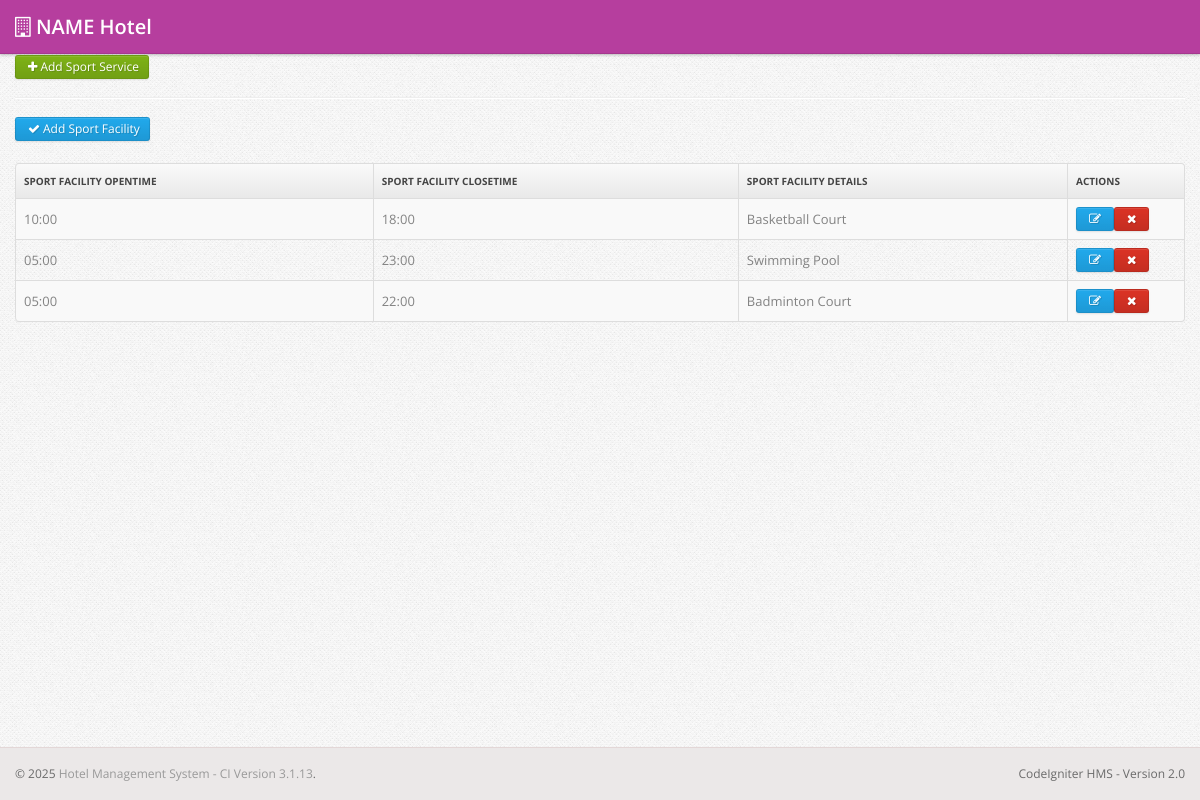
Page /index.php/sport_facility on the committed database.
### tables this page shows
CREATE TABLE `sport_facilities` (
  `sportfacility_id` int(11) NOT NULL,
  `sportfacility_open_time` varchar(50) DEFAULT NULL,
  `sportfacility_close_time` varchar(50) DEFAULT NULL,
  `sportfacility_details` text DEFAULT NULL
);

### application/controllers/sport_facility.php (called while the page is built, shortened)
<?php if ( ! defined('BASEPATH')) exit('No direct script access allowed');
class Sport_facility extends CI_Controller {
  public function index()
  {
    $sportFacilities = $this->sport_facility_m->get_sportFacilities();
    $customers = $this->customer_m->get_active_customers();
    $viewdata = array('sportFacilities' => $sportFacilities, 'customers' => $customers);
    $data = array('title' => 'Sport Facility - ', 'page' => 'sport_facility');
    $this->load->view('header', $data);
    $this->load->view('sport_facility/list', $viewdata);
    $this->load->view('footer');
  }
}

### index.php (called while the page is built, shortened)
<?php
require_once BASEPATH.'core/CodeIgniter.php';

### application/models/sport_facility_m.php (called while the page is built, shortened)
<?php
class Sport_facility_m extends CI_Model {
    function get_sportFacilities()
    {
        $query = $this->db->from('sport_facilities')->get();
        $data = array();
        foreach (@$query->result() as $row)
        {
            $data[] = $row;
        }
        if(count($data))
            return $data;
        return false;
    }
}

### application/views/sport_facility/list.php (the view, shortened to what this page needs)
<div class="main">
  <div class="main-inner">
    <div class="container">
      <div class="row">
        <div class="span12">
        	<a href="javascript:open_form();" class="btn btn-small btn-success"><i class="btn-icon-only icon-plus"></i>Add Sport Service</a>
			<hr>
			<a href="<?= base_url() ?>sport_facility/add" class="btn btn-small btn-primary"><i class="btn-icon-only icon-ok"></i>Add Sport Facility</a>
			<br><br>
			<table class="table table-striped table-bordered">
				<thead>
				  <tr>
				    <th> Sport Facility Opentime </th>
				    <th> Sport Facility Closetime </th>
				    <th> Sport Facility Details </th>
				    <th class="td-actions", width="100"> Actions </th>
				  </tr>
				</thead>
				<tbody>
				<?php
				if(isset($sportFacilities) && $sportFacilities){
					foreach ($sportFacilities as $sport) {
				?>
				  <tr>
				    <td> <?=$sport->sportfacility_open_time?> </td>
				    <td> <?=$sport->sportfacility_close_time?> </td>
				    <td> <?=$sport->sportfacility_details?> </td>
				    <td class="td-actions"><a href="<?= base_url() ?>sport_facility/edit/<?=$sport->sportfacility_id?>" class="btn btn-small btn-primary"><i class="btn-icon-only icon-edit"> </i></a><a href="<?= base_url() ?>sport_facility/delete/<?=$sport->sportfacility_id?>" onclick="return confirm('Are you sure ?')" class="btn btn-danger btn-small"><i class="btn-icon-only icon-remove"> </i></a></td>
				  </tr>
				<?php }} ?>
				</tbody>
			</table>
		</div>
	  </div>
	</div>
  </div>
</div>

### css/style.css (style rules this page uses)
body { background: #f9f6f1; font: 13px/1.7em 'Open Sans'; }
.btn-icon-only { padding-right: 3px; padding-left: 3px; }
.table td { vertical-align: middle; }
.table-bordered th { background: #E9E9E9; background: -moz-linear-gradient(top, #FAFAFA 0%, #E9E9E9 100%); background: -webkit-gradient(linear, left top, left bottom, color-stop(0%, #FAFAFA), color-stop(100%, #E9E9E9)); background: -webkit-linear-gradient(top, #FAFAFA 0%, #E9E9E9 100%); background: -o-linear-gradient(top, #FAFAFA 0%, #E9E9E9 100%); background: -ms-linear-gradient(top, #FAFAFA 0%, #E9E9E9 100%); background: linear-gradient(top, #FAFAFA 0%, #E9E9E9 100%); filter: progid: DXImageTransform.Microsoft.gradient(startColorstr='#FAFAFA', endColorstr='#E9E9E9'); -ms-filter: "progid:DXImageTransform.Microsoft.gradient(startColorstr='#FAFAFA', endColorstr='#E9E9E9')"; font-size: 10px; color: #444; text-transform: uppercase; }
.main { padding-bottom: 2em; }

### css/pages/signin.css (style rules this page uses)
body { background: url(../../img/body-bg.png); color: #838383; font: 13px/1.7em 'Open Sans'; }

### rows in the picture
sport_facilities: sportfacility_open_time "10:00", sportfacility_close_time "18:00", sportfacility_details "Basketball Court"
sport_facilities: sportfacility_open_time "05:00", sportfacility_close_time "23:00", sportfacility_details "Swimming Pool"
sport_facilities: sportfacility_open_time "05:00", sportfacility_close_time "22:00", sportfacility_details "Badminton Court"

### other values in the picture
HOTEL_NAME "NAME Hotel"
CI_VERSION "3.1.13"
